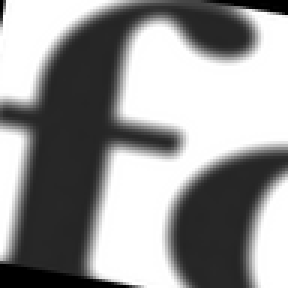
#> input picture data/unpickled_test.png, 96 x 96 px (shown 3 times larger); its folder holds only this picture in this run
$ python -i preprocessing.py   (imports and definitions only)   (older library calls are emulated)
#> lines starting #> are read from the running program, lines starting #| are printed output that depends on the picture
import os
from scipy import misc
import numpy as np
from PIL import Image, ImageFile
import random
import json
import pickle
import cv2
import h5py
import tensorflow as tf


ImageFile.LOAD_TRUNCATED_IMAGES = True


# ----------------------------- IMAGE PREPROCESSING --------------------------------------#
# [62 lines left out: functions resize_image, generate_crop, generate_crop_samples, not called in this run]

def alter_image(image_path):
	""" Input: Image path
		Output: Altered image object
		Function to apply all of the filters (noise, blur, perspective rotation & translation) to a single image.
	"""
#> called with image_path = 'unpickled_test.png'

	img = Image.open(image_path)
#> img is the input picture: PIL image 96x96 L; min 0, max 255, mean 149.3
	img = img.convert("L") #convert image to grey scale
	img = np.array(img)

	# noise
	row, col = img.shape
#> row = 96; col = 96
	gauss = np.random.normal(0, 3, (row, col))
	gauss = gauss.reshape(row, col)
	noised_image = img + gauss

	# blur
	blurred_image = cv2.GaussianBlur(noised_image, ksize = (3, 3), sigmaX = random.uniform(2.5, 3.5))

	# perspective transform and translation
	rotation_angle = [-4, -2, 0, 2, 4]
	translate_x = [-5, -3, 0, 3, 5]
	translate_y = [-5, -3, 0, 3, 5]
	angle = random.choice(rotation_angle)
	angle = random.choice(rotation_angle)
	angle = random.choice(rotation_angle)
	tx = random.choice(translate_x)
	ty = random.choice(translate_y)

	rows, cols = img.shape
#> rows = 96; cols = 96
	M_translate = np.float32([[1,0,tx],[0,1,ty]])
	M_rotate = cv2.getRotationMatrix2D((cols/2,rows/2),angle,1)
#> M_rotate = [[1, 0, 0], [0, 1, 0]]

	affined_image = cv2.warpAffine(blurred_image, M_translate, (cols, rows))
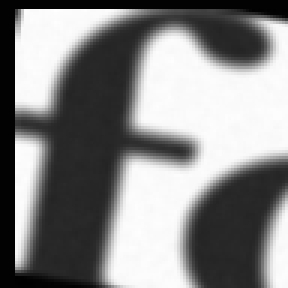
#> affined_image: shape (96, 96) float64 (shown 3 times larger); min -2.44, max 258.9, mean 135.2; drawn with min black and max white
	affined_image = cv2.warpAffine(affined_image, M_rotate, (cols, rows))

	# shading
	affined_image = np.array(affined_image) * random.uniform(0.2, 1.5)
	affined_image = np.clip(affined_image, 0, 255).astype(np.uint8)
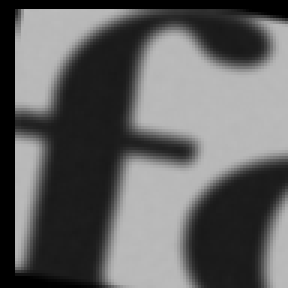
#> affined_image: shape (96, 96) (shown 3 times larger); min 0, max 188, mean 97.7
	final_image = Image.fromarray(affined_image)

	return final_image


# ----------------------------- SPLITTING SYNTHETIC DATA --------------------------------------#
# [400 lines left out: functions create_hdf5, process_unlabeled_real, get_data_for_autoencoder, get_train_df, get_test_df, train_shuffle and 10 more, not called in this run]

# ----------------------------- MAIN ----------------------------------#
def main():
	print ("We used main to run our preprocess functions. :]")
	# process_unlabeled_real("./scrape-wtf-new")
	# generate_crop_samples("./real_test_sample")


# [2 lines not run here, left out]

>>> result = alter_image('unpickled_test.png')
